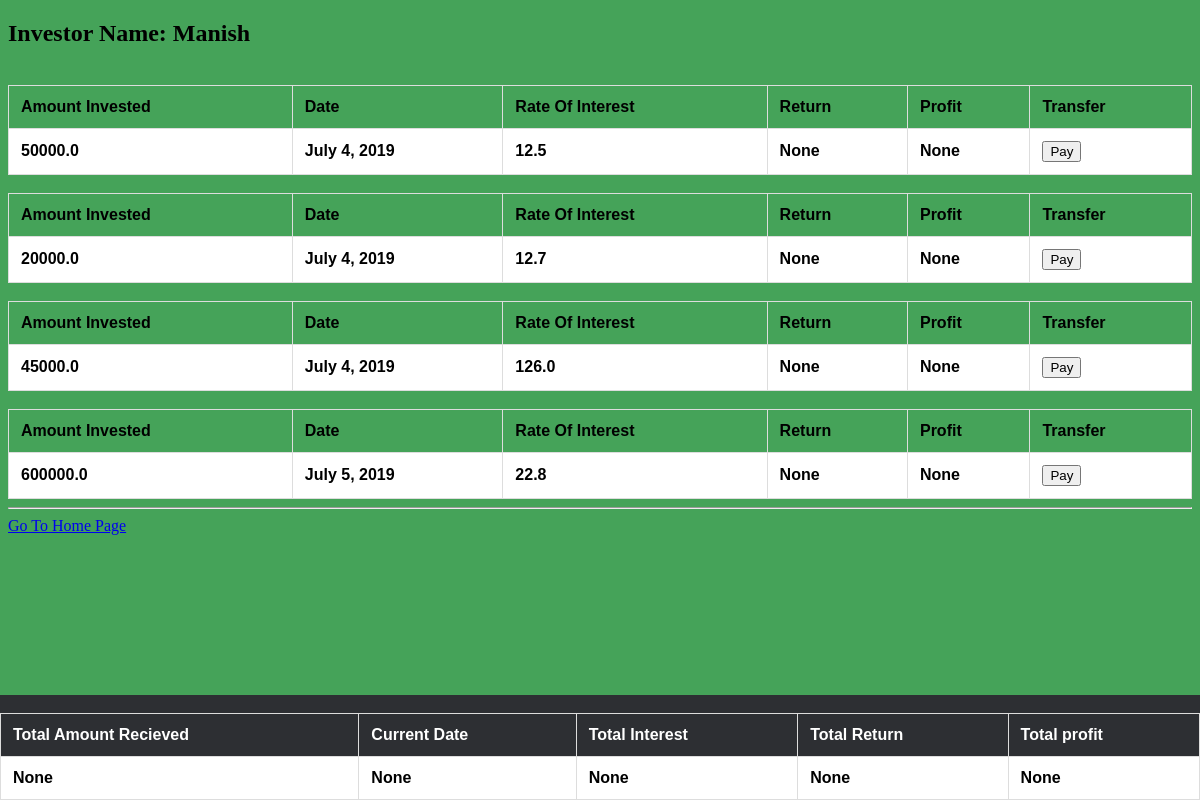
Page /records/1/ on the earlier database version.
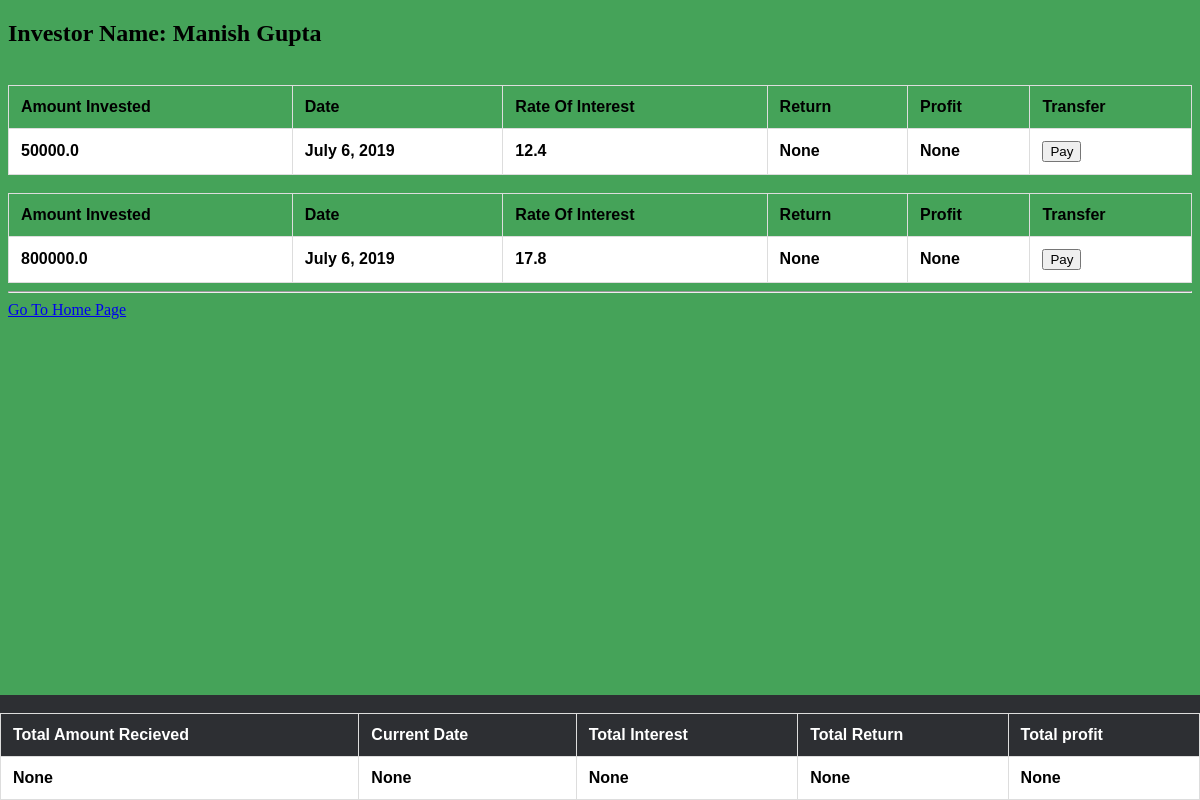
Same page on the later database version.
### investors/models.py (models this page shows)
class Investor(models.Model):
    name = models.CharField(max_length=99)
    user = models.ForeignKey(User, on_delete=models.CASCADE)
    def __str__(self):
        return self.name

class Investment(models.Model):
    amount = models.FloatField(blank=False)
    rate = models.FloatField(blank=False)
    timestamp = models.DateField(default=datetime.now)
    investor = models.ForeignKey(Investor, on_delete=models.CASCADE)
    def __str__(self):
        return str(self.investor)

### company/views.py (the view)
# urls.py: path('records/<int:id>/', views.RecordView, name='records'),
def RecordView(request,id):
    print ("id :",id)
    all_investor = Investor.objects.all()
    total_investment=Investment.objects.filter(investor=id)
    print("all_investor :",all_investor)
    print("total_investment :",total_investment)
    investor_id = Investor.objects.get(id=id)
    print("investor_id :",investor_id)
    investor_name = investor_id.name
    print("investor_name :",investor_name)
    try:
        investor_id = request.GET.get('investor_id')
        investor_id = int(investor_id)
        investment = Investment.objects.filter(pk=investor_id)
    except:
        pass
    context = {
        'all_investor':all_investor,
        'total_investment':total_investment,
        'investor_name':investor_name
    }
    return render(request, 'company/record.html', context)

### company/templates/company/record.html (shortened to what this page needs)
{% extends  'investors/inventorybase.html' %}
{% block content %}
            <h2>Investor Name: {{ investor_name }}</h2>
            {% for investment in total_investment %}
            <table>
              <tr>
                <th>Amount Invested</th>
                <th>Date</th>
                <th>Rate Of Interest</th>
                <th>Return</th>
                <th>Profit</th>
                <th>Transfer</th>
              </tr>
             <tr>
               <th>{{ investment.amount }}</th>
               <th>{{ investment.timestamp }}</th>
               <th>{{ investment.rate }}</th>
               <th>None</th>
               <th>None</th>
              <th><button href='#'>Pay</button></th>
             </tr>
             <br>
            </table>
              {% endfor %}
{% endblock content %}

### investors/templates/investors/inventorybase.html (shortened to what this page needs)
{% load static %}
<!DOCTYPE html>
<html>
<head>
    <link rel="stylesheet" type="text/css" href="{% static 'css/style.css' %}">
</head>
<body>
  {% block content %}
  {% endblock content %}
        <div class="container">
        <hr>
        <a href="{% url 'home' %}">Go To Home Page</a>
        </div>
<div class="footer">
<footer>
          <div class="container mt-3">
             <table>
              <tr>
                <th>Total Amount Recieved</th>
                <th>Current Date</th>
                <th>Total Interest</th>
                <th>Total Return</th>
                <th>Total profit</th>
              </tr>
             <tr>
               <th>None</th>
               <th>None</th>
               <th>None</th>
               <th>None</th>
               <th>None</th>
             </tr>
             <br>
            </table>
          </div>
</footer>
</div>
</body>
</html>

### company/static/css/style.css (style rules this page uses)
body { background-color: #45a359; }

### investors/templates/investors/inventorybase.html (style rules this page uses)
table { font-family: arial, sans-serif; border-collapse: collapse; width: 100%; }
td, th { border: 1px solid #dddddd; text-align: left; padding: 12px; }
tr:nth-child(even) { background-color: white; color: black; }
.footer { position: fixed; left: 0; bottom: 0; width: 100%; background-color: #2d2f33; color: white; text-align: center; }

Differences in the rows shown:
no longer on this page (row edited): Investment: amount "45000.0", timestamp "July 4, 2019", rate "126.0"
removed Investment: amount "600000.0", timestamp "July 5, 2019", rate "22.8"
changed Investor: name "Manish" → "Manish Gupta"
changed Investment (number 1 of 2 on the later page): timestamp "July 4, 2019" → "July 6, 2019"; rate "12.5" → "12.4"
changed Investment (number 2 of 2 on the later page): amount "20000.0" → "800000.0"; timestamp "July 4, 2019" → "July 6, 2019"; rate "12.7" → "17.8"
